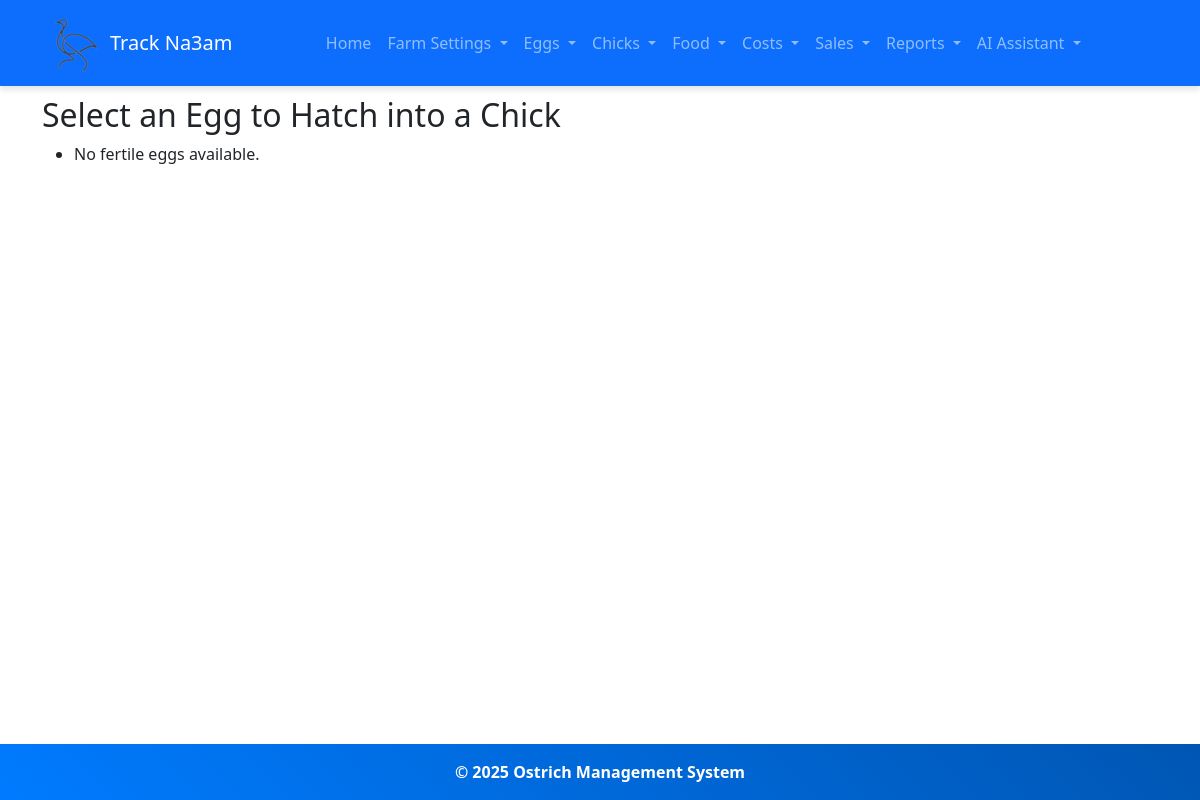
Page /select-egg-for-chick/ on the earlier database version.
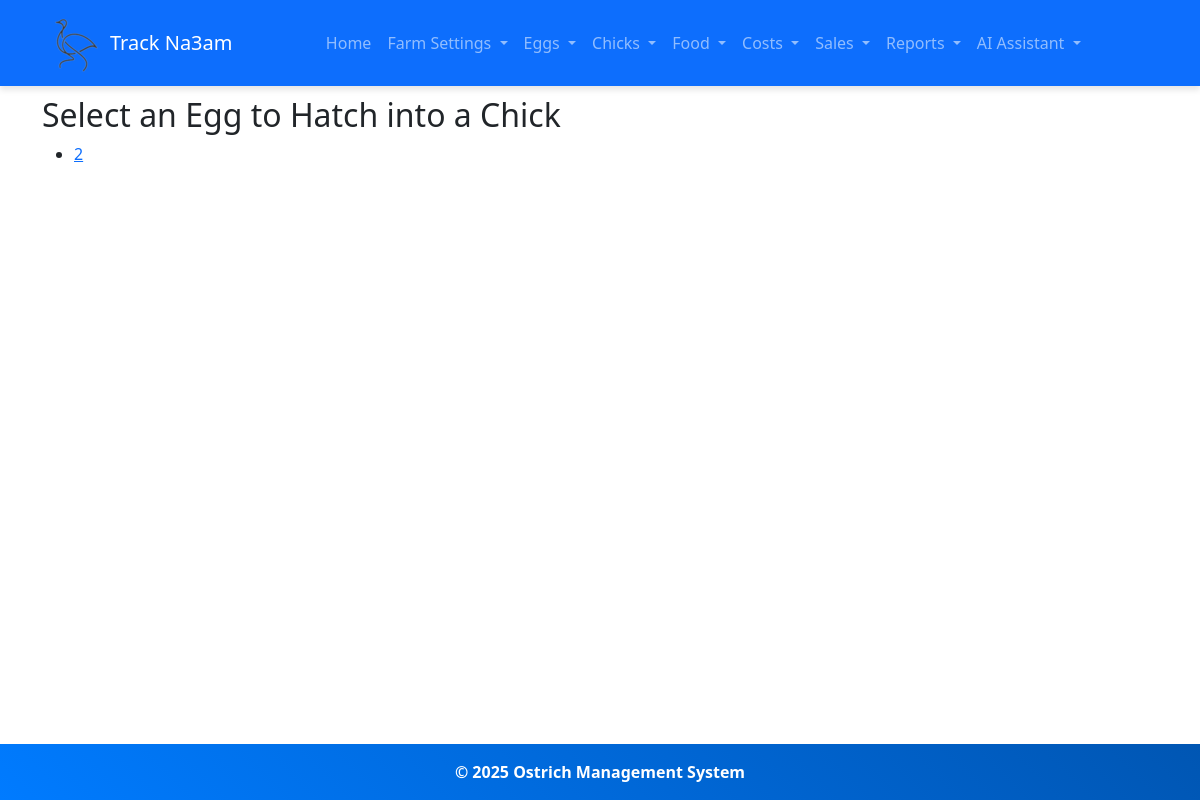
Same page on the later database version.
### ostrich/models.py (models this page shows, shortened)
class Egg(models.Model):
    sale_choices = (
        ('exists','exists'),
        ('sold','sold')
    )
    egg_code = models.CharField(max_length=50, unique=True)
    lay_date_time = models.DateTimeField(default=timezone.now)
    mother = models.ForeignKey('Ostrich', on_delete=models.PROTECT, related_name='eggs_laid', null=True, blank=True)
    father = models.ForeignKey('Ostrich', on_delete=models.PROTECT, related_name='eggs_fathered', null=True, blank=True)
    fertile = models.CharField(
        max_length=20,
        default='Waiting First Check',
        choices=[
            ('Waiting First Check', 'Waiting First Check'),
            ('Fertile', 'Fertile'),
            ('Not Fertile', 'Not Fertile')
        ]
    )
    weight = models.DecimalField(max_digits=5, decimal_places=2, null=True, blank=True)
    batch = models.ForeignKey('Batch', on_delete=models.SET_NULL, null=True, blank=True, related_name='eggs')
    status = models.CharField(max_length= 100, default="exists",choices = sale_choices, null=True)

### ostrich/views.py (the view)
# urls.py: path('select-egg-for-chick/', views.select_egg_for_chick, name='select_egg_for_chick'),
def select_egg_for_chick(request):
    fertile_eggs = Egg.objects.filter(fertile='Fertile')
    return render(request, 'chicks/select_egg_for_chick.html', {'fertile_eggs': fertile_eggs})

### templates/chicks/select_egg_for_chick.html
{% extends 'base.html' %}
{% block content %}
<h2>Select an Egg to Hatch into a Chick</h2>
<ul>
    {% for egg in fertile_eggs %}
    <li>
        <a href="{% url 'add_chick_from_egg' egg_id=egg.id %}">{{ egg.egg_code }}</a>
    </li>
    {% empty %}
    <li>No fertile eggs available.</li>
    {% endfor %}
</ul>
{% endblock %}

Differences in the rows shown:
added Egg: egg_code "2"
Other differences:
text no longer shown: "No fertile eggs available."
